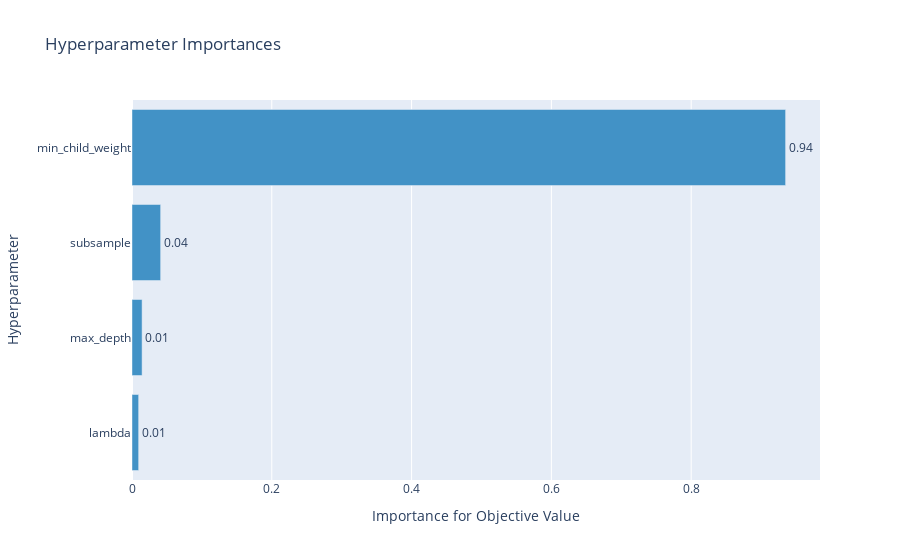

Here is the notebook cell this chart was saved with:
### Code cell
# 하이퍼파라미터 중요도
optuna.visualization.plot_param_importances(study)

### Figure 1 — Plotly figure (JSON) as saved in the notebook; plotly's stock layout.template omitted (floating-point values rounded to 4 significant figures)
{"data": [{"cliponaxis": false, "hovertemplate": ["lambda (LogUniformDistribution): 0.009495498274657049<extra></extra>", "max_depth (IntUniformDistribution): 0.014442476041240628<extra></extra>", "subsample (UniformDistribution): 0.040974073919194255<extra></extra>", "min_child_weight (IntUniformDistribution): 0.935087951764908<extra></extra>"], "marker": {"color": "rgb(66,146,198)"}, "orientation": "h", "text": ["0.009495498274657049", "0.014442476041240628", "0.040974073919194255", "0.935087951764908"], "textposition": "outside", "texttemplate": "%{text:.2f}", "type": "bar", "x": [0.009495, 0.01444, 0.04097, 0.9351], "y": ["lambda", "max_depth", "subsample", "min_child_weight"]}], "layout": {"showlegend": false, "title": {"text": "Hyperparameter Importances"}, "xaxis": {"title": {"text": "Importance for Objective Value"}}, "yaxis": {"title": {"text": "Hyperparameter"}}}}
